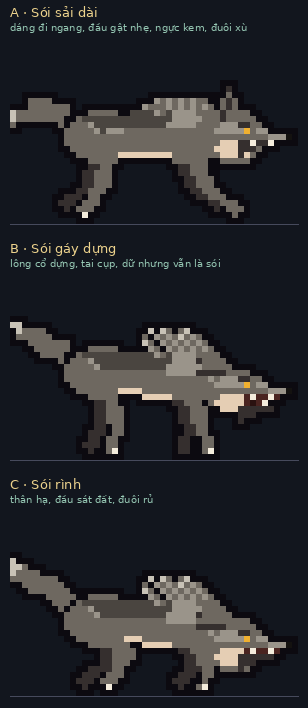
#> input picture sprite-lab/designs/wolf-tta/variants.png, 308 x 708 px
$ python pixelate.py variants.png
#> lines starting #> are read from the running program, lines starting #| are printed output that depends on the picture
#!/usr/bin/env python3
"""Chuyển ảnh sói người dùng gửi sang pixel art (ảnh tĩnh) — chạy bằng Pillow, local.

Quy trình:
  1. crop bỏ dải watermark Shutterstock ở cuối ảnh;
  2. tìm bounding box của con sói (mọi pixel không gần trắng);
  3. resize về 64 px ngang (NEAREST) giữ đúng tỉ lệ dáng gốc;
  4. map sang palette cố định 11 màu (cc-29 + afr-32, đã dùng cho Thất Tinh Ấn);
  5. nền trắng -> trong suốt, viền 1px, xuất bản raw 64x40 và bản phóng 8x.

Ảnh nguồn là ảnh stock có bản quyền -> KHÔNG commit vào repo; script nhận đường dẫn làm tham số.
Chạy: python3 sprite-lab/designs/wolf-tta/pixelate.py /tmp/opencode/wolf-source.png
"""
from __future__ import annotations

import sys
from pathlib import Path

from PIL import Image, ImageDraw, ImageFilter

HERE = Path(__file__).resolve().parent
OUT_DIR = Path('/tmp/opencode')

# 11 màu: nền trắng không dùng (trong suốt), phần còn lại lấy từ cc-29/afr-32 + khớp ảnh.
PALETTE = [
    (0xF2, 0xF0, 0xE5),  # 0 kem rất sáng (mõm/ngực)
    (0xE5, 0xCE, 0xB4),  # 1 kem bụng
    (0xB8, 0xB5, 0xB9),  # 2 xám nhạt
    (0xB2, 0x8B, 0x78),  # 3 nâu xám sáng
    (0x86, 0x81, 0x88),  # 4 xám trung
    (0x84, 0x70, 0x66),  # 5 nâu xám
    (0x69, 0x5B, 0x59),  # 6 nâu sậm
    (0x4F, 0x42, 0x40),  # 7 nâu rất sậm (chân dưới)
    (0x35, 0x2F, 0x2E),  # 8 gần đen
    (0x21, 0x21, 0x23),  # 9 viền
    (0xD3, 0xA0, 0x68),  # 10 hổ phách (mắt, nếu có)
]


def nearest(rgb):
    r, g, b = rgb[:3]
    best, bi = 10 ** 9, 0
    for i, (pr, pg, pb) in enumerate(PALETTE):
        d = (r - pr) ** 2 + (g - pg) ** 2 + (b - pb) ** 2
        if d < best:
            best, bi = d, i
    return bi


def main(src: str, width: int = 64):
#> called with src = 'variants.png', width = 64
    src = Path(src)
    im = Image.open(src).convert('RGB')
    # 1) bỏ dải watermark: cắt phần dưới cùng (khoảng 12% chiều cao)
    im = im.crop((0, 0, im.width, int(im.height * 0.87)))
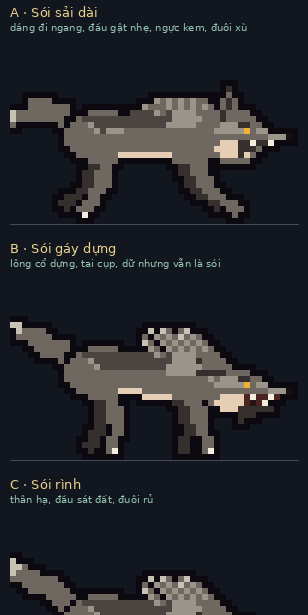
#> im: PIL image 308x615 RGB; mean R, G, B 36.6, 38.2, 42.6
    # 2) bbox của sói: pixel không gần trắng
    px = im.load()
    xs, ys = [], []
    for y in range(im.height):
        for x in range(im.width):
            r, g, b = px[x, y]
            if min(r, g, b) < 238:            # nền trắng/kem trắng bị loại
                xs.append(x); ys.append(y)
#> after the loop, xs = 189420 items; ys = 189420 items
    if not xs:
        raise SystemExit('không tìm thấy con sói trong ảnh')
    box = (min(xs), min(ys), max(xs) + 1, max(ys) + 1)
#> box = (0, 0, 308, 615)
    wolf = im.crop(box)
    # 3) scale giữ tỉ lệ
    h = round(wolf.height * width / wolf.width)
#> h = 128
    small = wolf.resize((width, h), Image.Resampling.NEAREST)
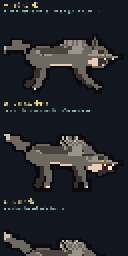
#> small: PIL image 64x128 RGB (shown 2 times larger); mean R, G, B 36.6, 38.2, 42.5
    # 4) map palette + 5) nền trong suốt
    sp = small.load()
    out = Image.new('RGBA', small.size, (0, 0, 0, 0))
#> out: PIL image 64x128 RGBA; every value is 0
    op = out.load()
    for y in range(small.height):
        for x in range(small.width):
            r, g, b = sp[x, y]
            if min(r, g, b) > 238:            # nền trắng -> trong suốt
                continue
            idx = nearest((r, g, b))
            op[x, y] = (*PALETTE[idx], 255)
    # viền 1px ngoài silhouette (không làm mờ nền)
    alpha = out.getchannel('A')
#> alpha: PIL image 64x128 L; every value is 255
    grown = alpha.filter(ImageFilter.MaxFilter(3))
    border = Image.new('RGBA', out.size, (0x21, 0x21, 0x23, 255))
    border.putalpha(grown)
    outlined = Image.alpha_composite(border, out)
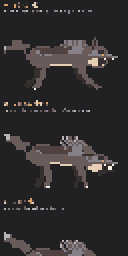
#> outlined: PIL image 64x128 RGBA (shown 2 times larger); mean R, G, B, A 48.4, 46, 47.1, 255
    # dời ảnh để có mép viền không bị cắt
    final = Image.new('RGBA', (outlined.width + 2, outlined.height + 2), (0, 0, 0, 0))
#> final: PIL image 66x130 RGBA; every value is 0
    final.alpha_composite(outlined, (1, 1))
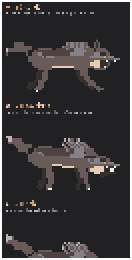
#> final: PIL image 66x130 RGBA (shown 2 times larger); mean R, G, B, A 46.2, 43.9, 45, 243.5; transparent parts drawn white

    raw = OUT_DIR / 'wolf-pixel.png'
    final.save(raw)
    scale = 8
    prev = Image.new('RGBA', (final.width * scale + 20, final.height * scale + 50), (18, 22, 30, 255))
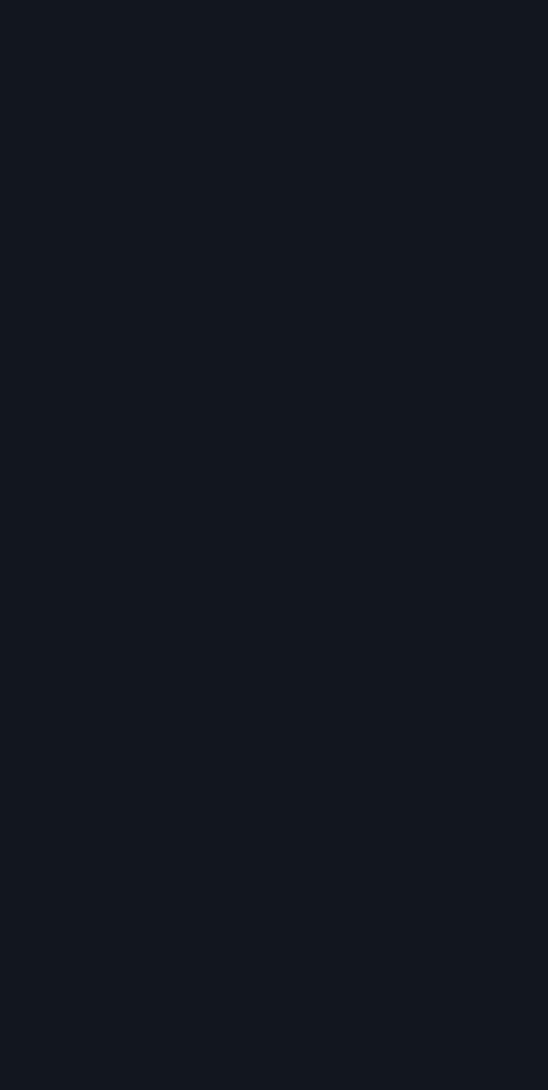
#> prev: PIL image 548x1090 RGBA; mean R, G, B, A 18, 22, 30, 255
    prev.alpha_composite(final.resize((final.width * scale, final.height * scale), Image.NEAREST), (10, 40))
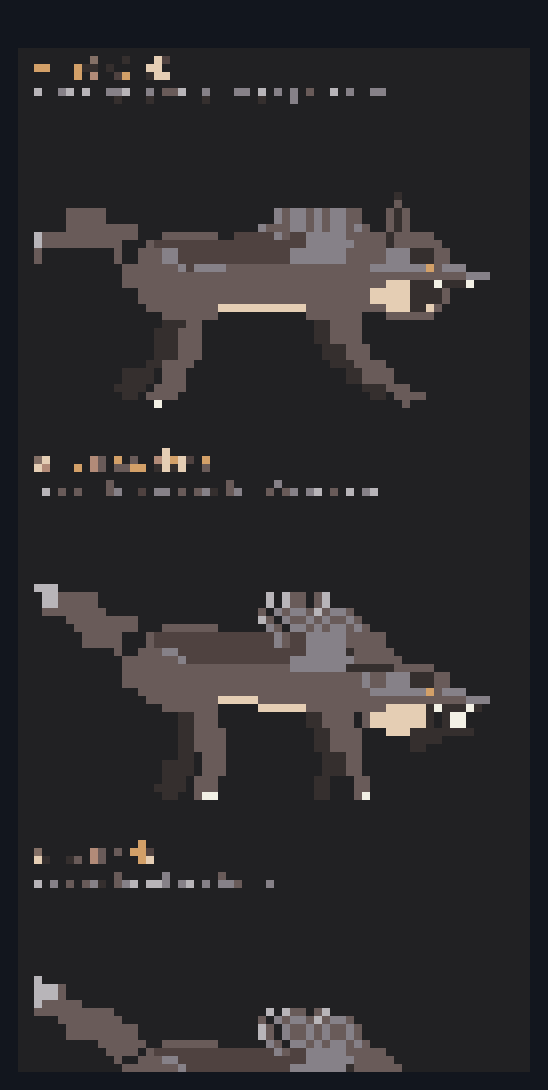
#> prev: PIL image 548x1090 RGBA; mean R, G, B, A 44.7, 43.1, 45, 255
    d = ImageDraw.Draw(prev)
    d.text((10, 10), f'Sói từ ảnh gốc · {final.width}x{final.height} · 11 màu', fill=(236, 210, 140))
    preview = OUT_DIR / 'wolf-pixel-preview.png'
    prev.save(preview)
    print('bbox', box, '->', final.size)
#| bbox (0, 0, 308, 615) -> (66, 130)
    print(raw)
    print(preview)


if __name__ == '__main__':
    main(sys.argv[1] if len(sys.argv) > 1 else '/tmp/opencode/wolf-source.png')
